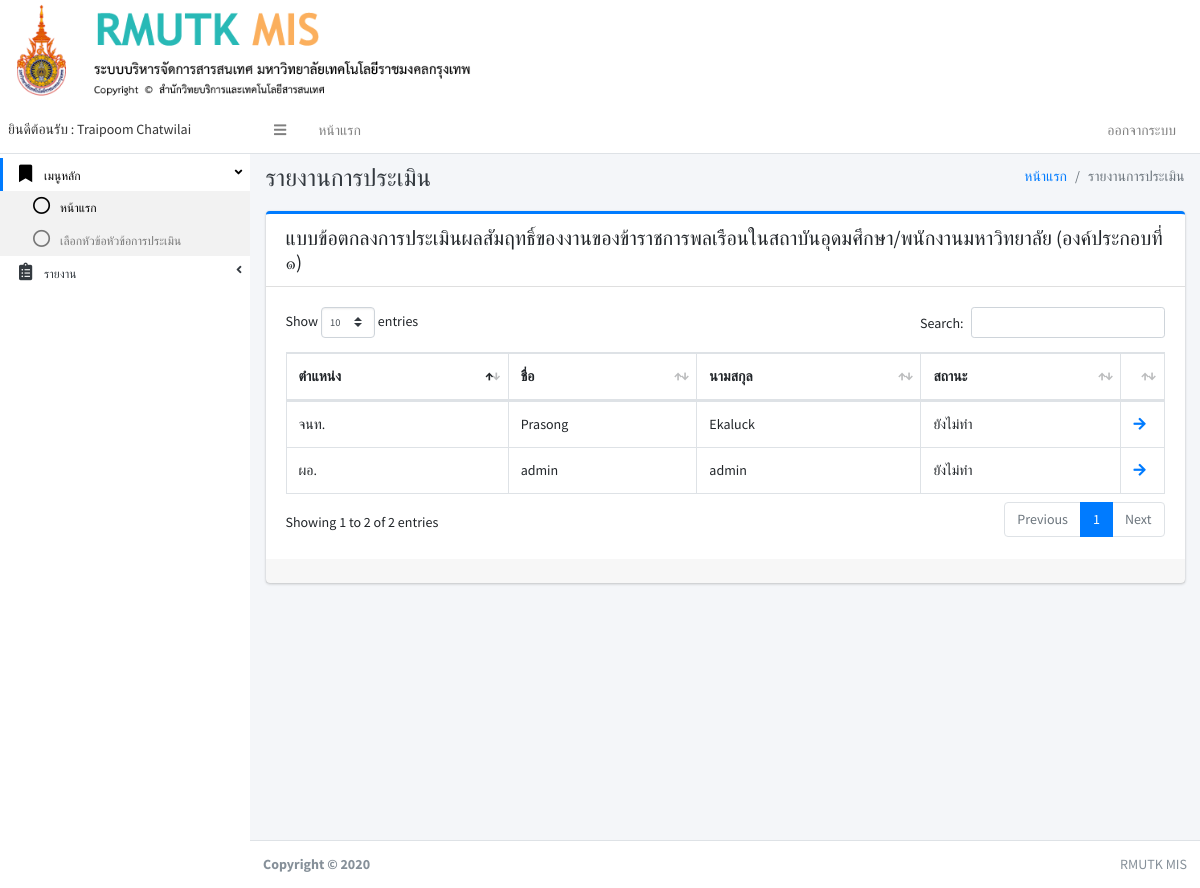
The app's page /index.php?pa6 (signed in) with its own data.
### tables this page shows
CREATE TABLE IF NOT EXISTS `user` (
`user_id` int(11) NOT NULL,
  `first_name` varchar(150) NOT NULL,
  `last_name` varchar(150) NOT NULL,
  `username` varchar(150) NOT NULL,
  `password` varchar(150) NOT NULL,
  `user_tumn` varchar(250) NOT NULL,
  `user_status` int(11) NOT NULL
);

### page/pa6.php (the view, shortened to what this page needs)
<div class="content-header">
	<div class="container-fluid">
		<div class="row mb-2">
			<div class="col-sm-6">
				<h1 class="m-0 text-dark">รายงานการประเมิน</h1>
			</div>
			<div class="col-sm-6">
				<ol class="breadcrumb float-sm-right">
					<li class="breadcrumb-item"><a href="#">หน้าแรก</a></li>
					<li class="breadcrumb-item active">รายงานการประเมิน</li>
				</ol>
			</div>
		</div>
	</div>
</div>
<div class="content">
	<div class="container-fluid">
		<div class="row">
			<div class="col-lg-12">
				<div class="card card-primary card-outline ">
					<div class="card-header noprint">
						<h5 class="m-0">แบบข้อตกลงการประเมินผลสัมฤทธิ์ของงานของข้าราชการพลเรือนในสถาบันอุดมศึกษา/พนักงานมหาวิทยาลัย (องค์ประกอบที่ ๑)</h5>
					</div>
					<div class="card-body">
						<?php
						include './conn.php';
						$user_id = $_SESSION["USER_ID"];
						$sqlhuser=" SELECT * FROM user WHERE user_id <>  '$user_id' ";
						$qryhuser = mysqli_query($conn,$sqlhuser);
						?>
						<table id="example1" class="table table-bordered table-hover">
							<thead>
								<tr>
									<th>ตำแหน่ง</th>
									<th>ชื่อ</th>
									<th>นามสกุล</th>
									<th>สถานะ</th>
									<th></th>
								</tr>
							</thead>
							<tbody>
								<?php
								while ($rowhuser = $qryhuser->fetch_array()) {
									$uid = $rowhuser['user_id'];
									$sqlac = " SELECT * FROM f_action WHERE f_ac_user_c_id =  '$uid' ";
									$qryac = mysqli_query($conn,$sqlac);
									$rowcheckac = mysqli_num_rows($qryac);
									?>
									<tr>
										<td><?php echo $rowhuser['user_tumn']; ?></td>
										<td><?php echo $rowhuser['first_name']; ?></td>
										<td><?php echo $rowhuser['last_name']; ?></td>
										<?php
										if ($rowcheckac > 0) { ?>
											<td>ทำแล้ว</td>
											<td width="5px"><a href="index.php?pa2&user_c_id=<?php echo ($rowhuser['user_id']) ?>" target="_blank"><i class="fas fa-search"></i></a></td>
										<?php }else{ ?>
											<td>ยังไม่ทำ</td>
											<td width="5px"><a href="index.php?pa4&user_c_id=<?php echo ($rowhuser['user_id']) ?>" target="_blank"><i class="fas fa-arrow-right"></i></a></td>
										<?php } ?>
									</tr>
								<?php } ?>
							</tbody>
						</table>
					</div>
					<div class="card-footer">
					</div>
				</div>
			</div>
		</div>
	</div>
</div>

### sidebar.php (shortened to what this page needs)
<aside class="main-sidebar sidebar-light-primary">
  <a href="#" class="brand-link">
    <span class="brand-text font-weight-light"><b>
      <?php
      $status = "3";
      if (isset($_SESSION["USERNAME"])){
        $user = $_SESSION["USERNAME"];
        include './conn.php';
        $sqlhusercc=" SELECT * FROM user WHERE username =".$user;
        $qryhusercc = mysqli_query($conn,$sqlhusercc);
        $rowhusercc = mysqli_fetch_assoc($qryhusercc);
        $status = $rowhusercc['user_status'];
        echo "ยินดีต้อนรับ : ".$rowhusercc['first_name']."  ".$rowhusercc['last_name'];
        ?>
      <?php }else{ ?>
        &nbsp;
      <?php } ?>
    </b></span>
  </a>
  <div class="sidebar text-xs">
    <nav class="mt-2">
      <ul class="nav nav-pills nav-sidebar nav-compact nav-child-indent nav-legacy flex-column" data-widget="treeview" role="menu" data-accordion="false">
         <li class="nav-item has-treeview menu-open">
          <a href="#" class="nav-link active">
            <i class="nav-icon fas fa-bookmark"></i>
            <p>
              เมนูหลัก
              <i class="right fas fa-angle-left"></i>
            </p>
          </a>
          <ul class="nav nav-treeview">
            <li class="nav-item">
              <a href="index.php" class="nav-link active">
                <i class="far fa-circle nav-icon"></i>
                <p>หน้าแรก</p>
              </a>
            </li>
            <?php if ($status == 0): ?>
              <li class="nav-item">
                <a href="index.php?pa5" class="nav-link">
                  <i class="far fa-circle nav-icon"></i>
                  <p>เลือกหัวข้อหัวข้อการประเมิน</p>
                </a>
              </li>
              <?php else: ?>
              <?php endif ?>
            </ul>
          </li>
          <?php if ($status == 0): ?>
            <li class="nav-item">
              <a href="#" class="nav-link">
                <i class="nav-icon fas fa-clipboard-list"></i>
                <p>
                  รายงาน
                  <i class="right fas fa-angle-left"></i>
                </p>
              </a>
            </li>
            <?php else: ?>
            <?php endif ?>
            </ul>
          </nav>
        </div>
      </aside>

### records on screen
user: first_name "Traipoom", last_name "Chatwilai"
user: user_tumn "ผอ.", first_name "admin", last_name "admin"
user: user_tumn "จนท.", first_name "Prasong", last_name "Ekaluck"
